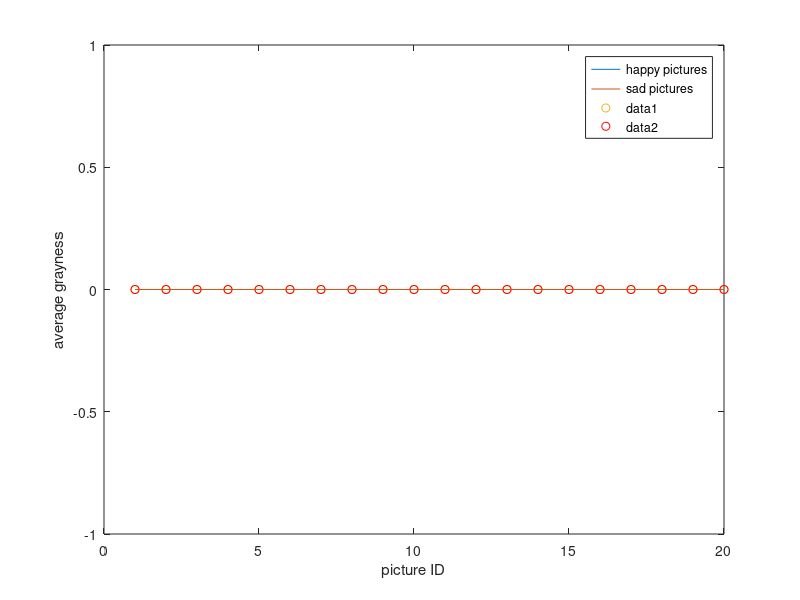

This figure's MATLAB source:
%% Read all the pictures into a data space


%Make a table of the stats
table = zeros(40,5);
%making columns that are: ID, brightness, contrast, range, avg grayness
%reading happiness folder
files = dir('picture data/happiness/*.jpg');
i = 1;
for file = files'
    rgb = imread(file.name);
    brightness = mean2(file.name);
    contrast = std2(file.name);
    range = max(file.name)-min(file.name);
    gray = rgb2gray(rgb);
    avggray = mean2(gray);
    
    %populating table
    table(i,1) = i;
    table(i,2) = brightness;
    table(i,3) = contrast;
    table(i,4) = range;
    table(i,5) = avggray;
    i = i+1;
end
figure
hold on
scatter3(table(1:20,2), table(1:20,3),table(1:20,4),'*r');
xlabel('brightness')
ylabel('contrast')
zlabel('range')
%% sadness
%reading sadness folder
files = dir('picture data/sadness/sad*');
i = 21;
for file = files'
    rgb = imread(file.name);
    brightness = mean2(file.name);
    contrast = std2(file.name);    
    range = max(file.name)-min(file.name);
    gray = rgb2gray(rgb);
    avggray = mean2(gray);
    
    %populating table
    table(i,1) = i;
    table(i,2) = brightness;
    table(i,3) = contrast;
    table(i,4) = range;
    table(i,5) = avggray;
    i = i+1;
end

scatter3(table(21:40,2), table(21:40,3), table(21:40,4),'ob');
hold off
xlabel('brightness')
%% some ideas
%notice the difference between average grayness
plot(table(1:20,5))
hold on
plot(table(21:40,5))
xlabel('picture ID')
ylabel('average grayness')
legend('happy pictures', 'sad pictures')
hold off
%% plot the average of happy pictures and sad pictures
hold on
x = 1:20;
y1 = mean(table(1:20,5));
scatter(x,y1*ones(20,1),'b*');
y2 = mean(table(21:40,5));
scatter(x, y2*ones(20,1),'r');
hold off